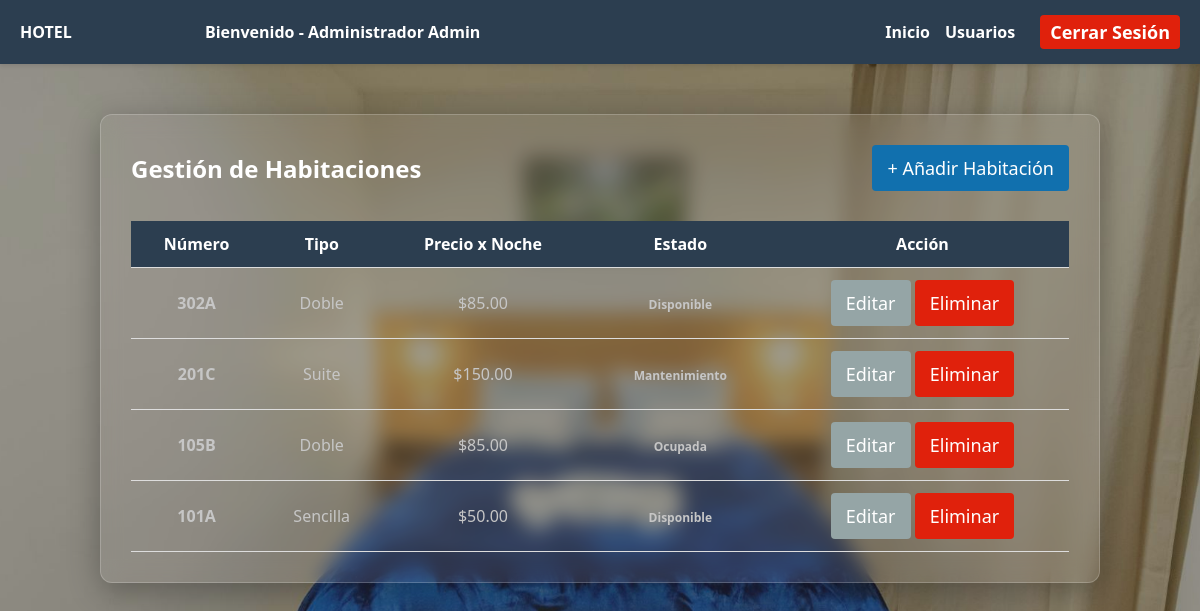
The page /views/habitaciones/habitaciones.php (signed in) on the database its author committed.
### tables this page shows
CREATE TABLE habitaciones (
    id_habitacion INT AUTO_INCREMENT PRIMARY KEY,
    numero VARCHAR(10) NOT NULL UNIQUE,
    tipo VARCHAR(50) NOT NULL,
    precio DECIMAL(10,2) NOT NULL,
    estado ENUM('Disponible', 'Ocupada', 'Mantenimiento') DEFAULT 'Disponible'
);

### views/habitaciones/habitaciones.php (the view, shortened to what this page needs)
<?php
$database = new Conexion();
$db = $database->obtenerConexion();
if ($_SESSION['usuario_rol_id'] == 1) {
    $stmt = $db->query("SELECT * FROM habitaciones ORDER BY id_habitacion DESC");
}
else {
    $stmt = $db->query("SELECT * FROM habitaciones WHERE estado = 'Disponible' ORDER BY id_habitacion DESC");
}
$habitaciones = $stmt->fetchAll(PDO::FETCH_ASSOC);
function obternerClaseEstado($estado)
{
    if ($estado == 'Disponible')
        return 'badge-active';
    if ($estado == 'Ocupada')
        return 'badge-inactive';
    return 'badge-user';
}
?>
<!DOCTYPE html>
<html lang="es">
<head>
    <link rel="stylesheet" href="../../css/habitaciones.css?v=<?php echo time(); ?>">
</head>
<body>
    <nav class="navbar">
        <a href="../panel.php" class="logo-link" style="text-decoration: none;">
            <div class="logo">HOTEL</div>
        </a>
        <div class="nav-links">
            <span style="font-weight: 600; margin-right: 390px;">
                Bienvenido -
                <?php echo($_SESSION['usuario_rol_id'] == 1 ? 'Administrador' : 'Cliente'); ?>
                <?php echo htmlspecialchars($_SESSION['usuario_nombre']); ?>
            </span>
            <a href="../panel.php">Inicio</a>
            <?php if ($_SESSION['usuario_rol_id'] == 1): ?>
                <a href="../usuarios/usuarios.php">Usuarios</a>
            <?php
endif; ?>
            <a href="../../php/auth/logout.php" class="btn btn-danger" style="margin-left: 10px; padding: 5px 10px;">Cerrar Sesión</a>
        </div>
    </nav>
    <div class="container crud-container">
        <div class="crud-header">
            <h2>Gestión de Habitaciones</h2>
            <?php if ($_SESSION['usuario_rol_id'] == 1): ?>
                <a href="nueva_habitacion.php" class="btn btn-primary">+ Añadir Habitación</a>
            <?php
endif; ?>
        </div>
        <table class="tabla-crud">
            <thead>
                <tr>
                    <th>Número</th>
                    <th>Tipo</th>
                    <th>Precio x Noche</th>
                    <th>Estado</th>
                    <?php if ($_SESSION['usuario_rol_id'] == 1): ?>
                        <th>Acción</th>
                    <?php
endif; ?>
                </tr>
            </thead>
            <tbody>
                <?php foreach ($habitaciones as $h): ?>
                    <tr>
                        <td style="color: #c6c6c6;"><strong><?php echo htmlspecialchars($h['numero']); ?></strong></td>
                        <td style="color: #c6c6c6;"><?php echo htmlspecialchars($h['tipo']); ?></td>
                        <td style="color: #c6c6c6;">$<?php echo number_format($h['precio'], 2); ?></td>
                        <td>
                            <span style="color: #c6c6c6;" class="badge <?php echo obternerClaseEstado($h['estado']); ?>">
                                <?php echo $h['estado']; ?>
                            </span>
                        </td>
                        <?php if ($_SESSION['usuario_rol_id'] == 1): ?>
                        <td>
                            <a href="editar_habitacion.php?id=<?php echo $h['id_habitacion']; ?>" class="btn btn-secondary btn-small">Editar</a>
                            <button onclick="confirmarEliminacion(<?php echo $h['id_habitacion']; ?>)" class="btn btn-danger btn-small">Eliminar</button>
                        </td>
                        <?php
    endif; ?>
                    </tr>
                <?php
endforeach; ?>
            </tbody>
        </table>
    </div>
</body>
</html>

### css/habitaciones.css (style rules this page uses)
* { margin: 0; padding: 0; box-sizing: border-box; font-family: 'Segoe UI', Tahoma, Geneva, Verdana, sans-serif; }
body { display: flex; flex-direction: column; min-height: 100vh; }
.navbar { background: #2c3e50; color: #fff; padding: 15px 20px; display: flex; justify-content: space-between; align-items: center; box-shadow: 0 2px 4px rgba(0,0,0,0.1); }
.navbar .nav-links { display: flex; gap: 15px; align-items: center; }
.navbar a { color: #fff; text-decoration: none; font-weight: 600; }
.container { max-width: 1000px; margin: 0 auto; padding: 20px; }
.btn { display: inline-block; padding: 11px 15px; border: none; border-radius: 4px; cursor: pointer; font-size: 18px; text-align: center; text-decoration: none; transition: background 0.3s; }
.btn-primary { background: #1170ae; color: #fff !important; }
.btn-danger { background: #e0210c; color: #fff !important; }
.btn-secondary { background: #95a5a6; color: #fff !important; }
body { background-color: #1a1a2e; background-image: url("../img/habitaciones.jpg"); background-size: cover; background-position: center; background-attachment: fixed; color: #f1f2f6; }
body::before { content: ""; position: fixed; inset: 1; background: #00000066; z-index: -1; }
.container { background: #c0b5b51a; backdrop-filter: blur(10px); border: 1px solid rgba(255, 255, 255, 0.2); border-radius: 12px; padding: 30px; margin-top: 50px !important; margin-bottom: 50px !important; margin-left: auto !important; margin-right: auto !important; width: 90%; max-width: 1000px; box-shadow: 0 8px 32px rgba(0, 0, 0, 0.3); }
table { width: 100%; border-collapse: collapse; color: #333; }
th, td { padding: 12px 15px; text-align: center; border-bottom: 1px solid #ddd; }
th { background-color: #2c3e50; color: white; }
.badge { padding: 4px 8px; border-radius: 12px; font-size: 12px; font-weight: 600; }
.crud-header { display: flex; justify-content: space-between; align-items: center; margin-bottom: 30px; color: white; }

### rows shown on the page
habitaciones: numero "302A", tipo "Doble", precio "85.00", estado "Disponible"
habitaciones: numero "201C", tipo "Suite", precio "150.00", estado "Mantenimiento"
habitaciones: numero "105B", tipo "Doble", precio "85.00", estado "Ocupada"
habitaciones: numero "101A", tipo "Sencilla", precio "50.00", estado "Disponible"

### other values the page prints
$_SESSION['usuario_nombre'] "Admin"
